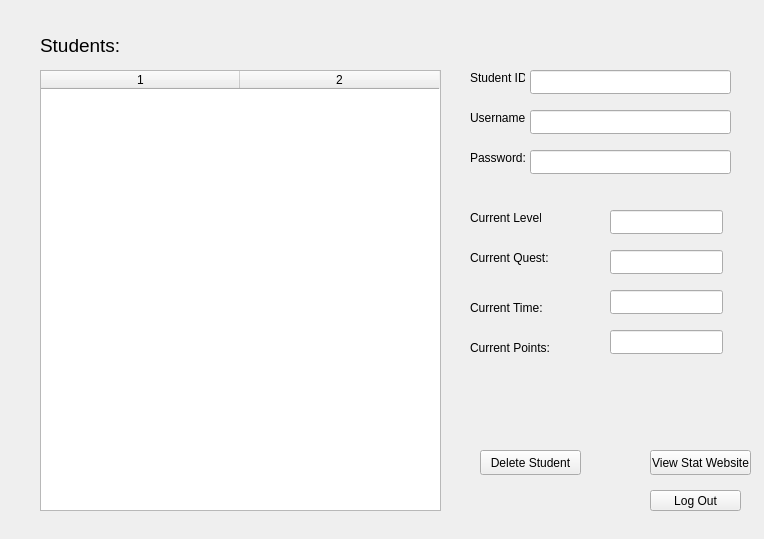
<?xml version="1.0" encoding="UTF-8"?>
<ui version="4.0">
 <class>AdminState</class>
 <widget class="QWidget" name="AdminState">
  <property name="geometry">
   <rect>
    <x>0</x>
    <y>0</y>
    <width>764</width>
    <height>539</height>
   </rect>
  </property>
  <property name="windowTitle">
   <string>Form</string>
  </property>
  <widget class="QTableWidget" name="studentTable">
   <property name="geometry">
    <rect>
     <x>40</x>
     <y>70</y>
     <width>401</width>
     <height>441</height>
    </rect>
   </property>
   <property name="editTriggers">
    <set>QAbstractItemView::NoEditTriggers</set>
   </property>
   <property name="columnCount">
    <number>2</number>
   </property>
   <attribute name="horizontalHeaderCascadingSectionResizes">
    <bool>false</bool>
   </attribute>
   <attribute name="horizontalHeaderDefaultSectionSize">
    <number>199</number>
   </attribute>
   <column/>
   <column/>
  </widget>
  <widget class="QLabel" name="studentLabel">
   <property name="geometry">
    <rect>
     <x>40</x>
     <y>30</y>
     <width>291</width>
     <height>31</height>
    </rect>
   </property>
   <property name="font">
    <font>
     <pointsize>14</pointsize>
    </font>
   </property>
   <property name="text">
    <string>Students: </string>
   </property>
  </widget>
  <widget class="QLabel" name="idLabel">
   <property name="geometry">
    <rect>
     <x>470</x>
     <y>70</y>
     <width>55</width>
     <height>16</height>
    </rect>
   </property>
   <property name="text">
    <string>Student ID:</string>
   </property>
  </widget>
  <widget class="QLineEdit" name="idLine">
   <property name="geometry">
    <rect>
     <x>530</x>
     <y>70</y>
     <width>201</width>
     <height>24</height>
    </rect>
   </property>
   <property name="readOnly">
    <bool>true</bool>
   </property>
  </widget>
  <widget class="QLabel" name="usernameLabel">
   <property name="geometry">
    <rect>
     <x>470</x>
     <y>110</y>
     <width>55</width>
     <height>16</height>
    </rect>
   </property>
   <property name="text">
    <string>Username:</string>
   </property>
  </widget>
  <widget class="QLabel" name="passwordLabel">
   <property name="geometry">
    <rect>
     <x>470</x>
     <y>150</y>
     <width>55</width>
     <height>16</height>
    </rect>
   </property>
   <property name="text">
    <string>Password:</string>
   </property>
  </widget>
  <widget class="QLabel" name="cLevelLabel">
   <property name="geometry">
    <rect>
     <x>470</x>
     <y>210</y>
     <width>71</width>
     <height>16</height>
    </rect>
   </property>
   <property name="text">
    <string>Current Level:</string>
   </property>
  </widget>
  <widget class="QLabel" name="cQuestLabel">
   <property name="geometry">
    <rect>
     <x>470</x>
     <y>250</y>
     <width>81</width>
     <height>16</height>
    </rect>
   </property>
   <property name="text">
    <string>Current Quest:</string>
   </property>
  </widget>
  <widget class="QLabel" name="cProgressLabel">
   <property name="geometry">
    <rect>
     <x>470</x>
     <y>300</y>
     <width>91</width>
     <height>16</height>
    </rect>
   </property>
   <property name="text">
    <string>Current Time: </string>
   </property>
  </widget>
  <widget class="QLineEdit" name="usernameLine">
   <property name="geometry">
    <rect>
     <x>530</x>
     <y>110</y>
     <width>201</width>
     <height>24</height>
    </rect>
   </property>
   <property name="readOnly">
    <bool>true</bool>
   </property>
  </widget>
  <widget class="QLineEdit" name="passwordLine">
   <property name="geometry">
    <rect>
     <x>530</x>
     <y>150</y>
     <width>201</width>
     <height>24</height>
    </rect>
   </property>
   <property name="readOnly">
    <bool>true</bool>
   </property>
  </widget>
  <widget class="QLineEdit" name="cLevelLine">
   <property name="geometry">
    <rect>
     <x>610</x>
     <y>210</y>
     <width>113</width>
     <height>24</height>
    </rect>
   </property>
   <property name="readOnly">
    <bool>true</bool>
   </property>
  </widget>
  <widget class="QLineEdit" name="cQuestLine">
   <property name="geometry">
    <rect>
     <x>610</x>
     <y>250</y>
     <width>113</width>
     <height>24</height>
    </rect>
   </property>
   <property name="readOnly">
    <bool>true</bool>
   </property>
  </widget>
  <widget class="QLineEdit" name="cProgressLine">
   <property name="geometry">
    <rect>
     <x>610</x>
     <y>290</y>
     <width>113</width>
     <height>24</height>
    </rect>
   </property>
   <property name="readOnly">
    <bool>true</bool>
   </property>
  </widget>
  <widget class="QPushButton" name="deleteButton">
   <property name="geometry">
    <rect>
     <x>480</x>
     <y>450</y>
     <width>101</width>
     <height>25</height>
    </rect>
   </property>
   <property name="text">
    <string>Delete Student</string>
   </property>
  </widget>
  <widget class="QPushButton" name="viewButton">
   <property name="geometry">
    <rect>
     <x>650</x>
     <y>450</y>
     <width>101</width>
     <height>25</height>
    </rect>
   </property>
   <property name="text">
    <string>View Stat Website</string>
   </property>
  </widget>
  <widget class="QPushButton" name="logOutButton">
   <property name="geometry">
    <rect>
     <x>650</x>
     <y>490</y>
     <width>91</width>
     <height>21</height>
    </rect>
   </property>
   <property name="text">
    <string>Log Out</string>
   </property>
  </widget>
  <widget class="QLabel" name="cPointsLabel">
   <property name="geometry">
    <rect>
     <x>470</x>
     <y>340</y>
     <width>81</width>
     <height>16</height>
    </rect>
   </property>
   <property name="text">
    <string>Current Points:</string>
   </property>
  </widget>
  <widget class="QLineEdit" name="cPointsLine">
   <property name="geometry">
    <rect>
     <x>610</x>
     <y>330</y>
     <width>113</width>
     <height>24</height>
    </rect>
   </property>
   <property name="readOnly">
    <bool>true</bool>
   </property>
  </widget>
 </widget>
 <resources/>
 <connections/>
</ui>
